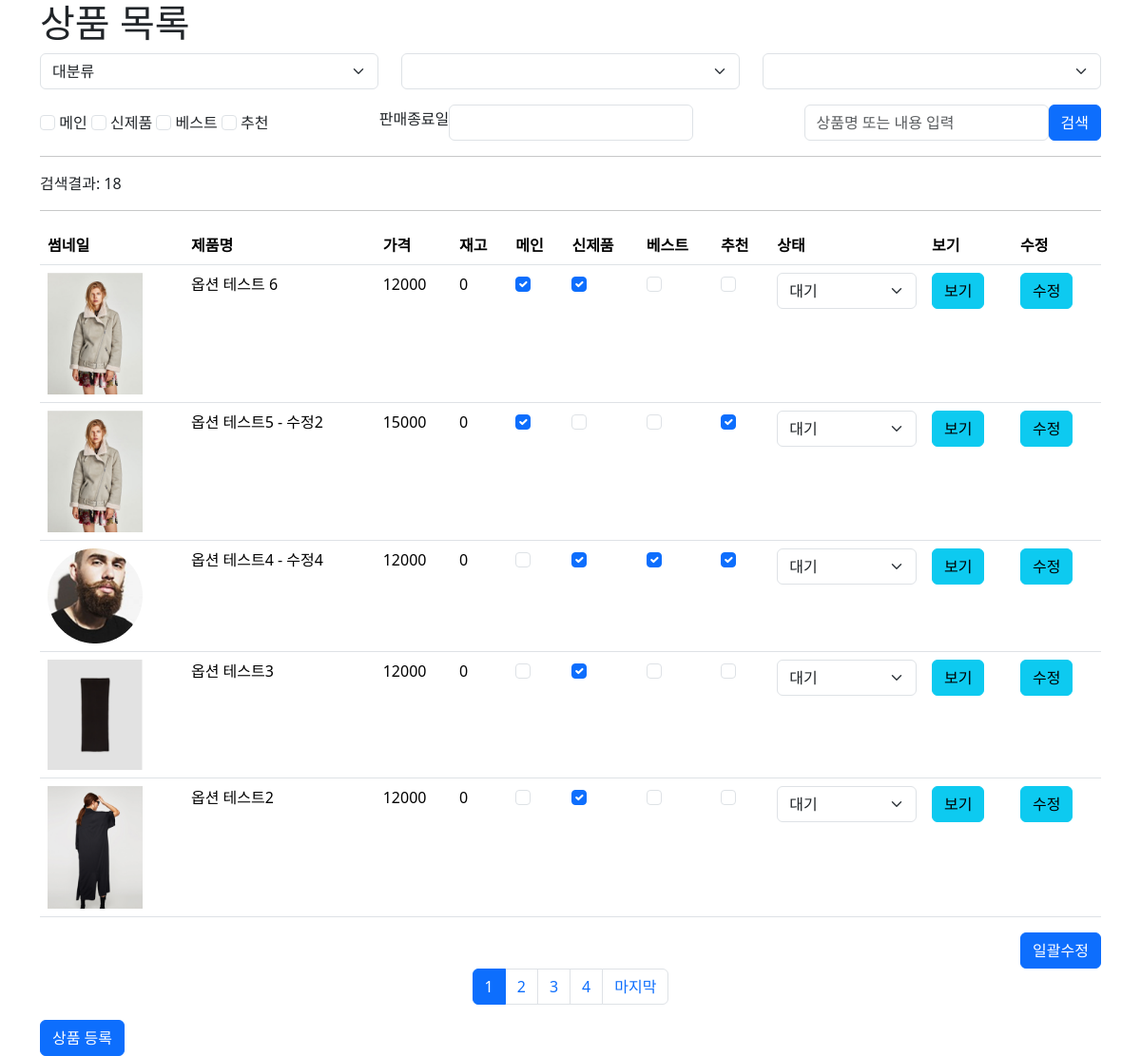
The app's page /admin/product/product_list.php (signed in), older data.
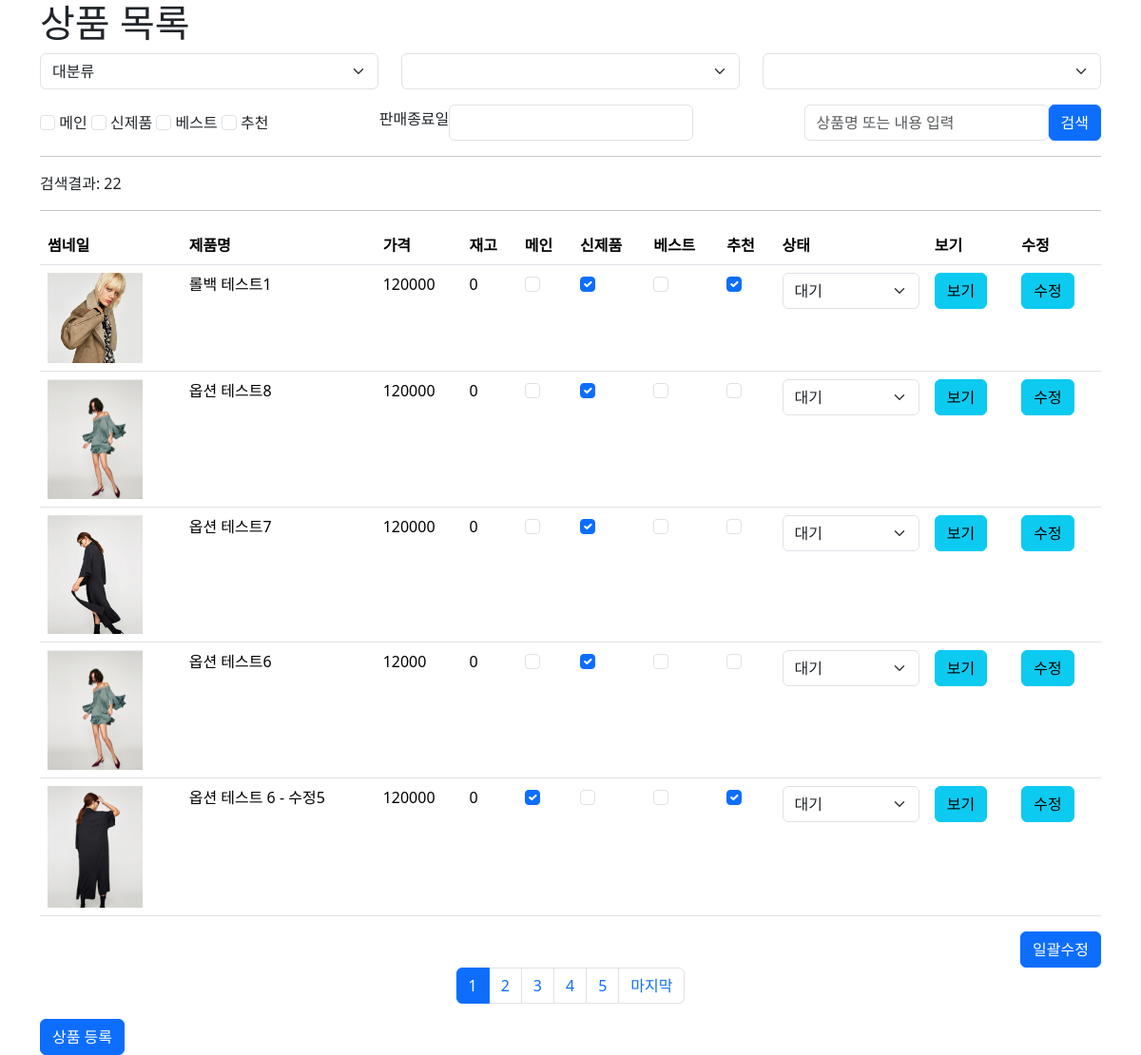
The same page, newer data.
### tables this page shows
CREATE TABLE `products` (
  `pid` int(11) NOT NULL,
  `name` varchar(100) NOT NULL,
  `cate` varchar(100) NOT NULL,
  `content` text NOT NULL,
  `thumbnail` varchar(100) NOT NULL,
  `price` double NOT NULL,
  `sale_price` double DEFAULT NULL,
  `sale_ratio` double DEFAULT NULL,
  `cnt` int(11) DEFAULT NULL,
  `sale_cnt` int(11) DEFAULT NULL,
  `ismain` tinyint(4) DEFAULT NULL,
  `isnew` tinyint(4) DEFAULT NULL,
  `isbest` tinyint(4) DEFAULT NULL,
  `isrecom` tinyint(4) DEFAULT NULL,
  `locate` tinyint(4) DEFAULT NULL,
  `userid` varchar(100) DEFAULT NULL,
  `sale_end_date` datetime DEFAULT NULL,
  `reg_date` datetime DEFAULT NULL,
  `status` tinyint(4) DEFAULT NULL,
  `delivery_fee` double DEFAULT NULL,
  `product_image` varchar(100) DEFAULT NULL
);

### admin/inc/pagination.php (called while the page is built, shortened)
<?php
$cntsql = "SELECT COUNT(*) AS cnt FROM $paginationTarget where 1=1";
$cntsql .= $search_where;
$cntresult = $mysqli->query($cntsql);
$cntrow = $cntresult->fetch_object();
$count = $cntrow -> cnt;
$pageNumber = $_GET['pageNumber'] ?? 1;
$pageCount = $_GET['pageCount'] ?? 5;
$startLimit = ($pageNumber -1)*$pageCount;
$endLimit = $pageCount ;
$block_ct = 5;
$block_num = ceil($pageNumber/$block_ct);
$block_start = (($block_num - 1) * $block_ct) + 1;
$block_end = $block_start + $block_ct - 1;
$total_page = ceil($count / $pageCount);
if($block_end > $total_page) $block_end = $total_page;

### admin/product/product_list.php (the view, shortened to what the changed rows need)
<?php
include_once $_SERVER['DOCUMENT_ROOT'] . '/pinkping/inc/header.php';
$search_where = "";
$paginationTarget = 'products';
include_once $_SERVER['DOCUMENT_ROOT'] . '/pinkping/admin/inc/pagination.php';
$sql = "SELECT * FROM products where 1=1";
$sql .= $search_where;
$order = " order by pid desc";
$sql .= $order;
$limit = " LIMIT $startLimit, $endLimit";
$sql .= $limit;
$result = $mysqli->query($sql);
while ($rs = $result->fetch_object()) {
  $rsArr[] = $rs;
}
?>
<link rel="stylesheet" href="//code.jquery.com/ui/1.13.2/themes/base/jquery-ui.css">
<div class="container">
  <h1>상품 목록</h1>
  <form action="" id="search_form">
    <div class="category row">
    </div>
    <div class="d-flex gap-3 mt-3 justify-content-between align-items-center">
    </div>
  </form>
  <hr>
  <div>
    검색결과: <?= $count;  ?>
  </div>
  <hr>
  <form action="plist_update.php">
    <table class="table">
      <thead>
        <tr>
          <th scope="col">썸네일</th>
          <th scope="col">제품명</th>
          <th scope="col">가격</th>
          <th scope="col">재고</th>
          <th scope="col">메인</th>
          <th scope="col">신제품</th>
          <th scope="col">베스트</th>
          <th scope="col">추천</th>
          <th scope="col">상태</th>
          <th scope="col">보기</th>
          <th scope="col">수정</th>
        </tr>
      </thead>
      <tbody>
        <?php
        if (isset($rsArr)) {
          foreach ($rsArr as $item) {
        ?>
            <tr>
              <th scope="row">
                <img src="<?= $item->thumbnail ?>" alt="" width="100">
              </th>
              <td><?= $item->name ?></td>
              <td><?= $item->price ?></td>
              <td><?= $item->cnt ?></td>
              <td>
                <input class="form-check-input" type="checkbox" value="1"
                  <?php
                  if($item->ismain){ echo "checked";}
                  ?>
                id="ismain[<?= $item->pid ?>]" name="ismain[<?= $item->pid ?>]">
              </td>
              <td>
                <input class="form-check-input" type="checkbox" value="1" id="isnew[<?= $item->pid ?>]" name="isnew[<?= $item->pid ?>]"
                <?php
                  if($item->isnew){ echo "checked";}
                  ?>
                >
              </td>
              <td>
                <input class="form-check-input" type="checkbox" value="1" id="isbest[<?= $item->pid ?>]" name="isbest[<?= $item->pid ?>]"
                <?php
                  if($item->isbest){ echo "checked";}
                  ?>
                >
              </td>
              <td>
                <input class="form-check-input" type="checkbox" value="1" id="isrecom[<?= $item->pid ?>]" name="isrecom[<?= $item->pid ?>]"
                <?php if($item->isrecom){ echo "checked";} ?>
                >
              </td>
              <td>
                <select class="form-select" aria-label="판매상태" name="status[<?= $item->pid ?>]" id="status[<?= $item->pid ?>]">
                  <option value="0" <?php if($item->status == 0){ echo "selected";} ?>>대기</option>
                </select>
              </td>
              <td><a href="product_view.php?pid=<?= $item->pid; ?>" class="btn btn-info">보기</a></td>
              <td><a href="product_edit.php?pid=<?= $item->pid; ?>" class="btn btn-info">수정</a></td>
            </tr>
        <?php
          }
        }
        ?>
      </tbody>
    </table>
    <div class="text-end">
    </div>
    <div class="d-flex justify-content-center">
      <ul class="pagination">
         <?php
          for($i=$block_start;$i<=$block_end;$i++){
            if($i == $pageNumber){
              echo "<li class=\"page-item active\"><a href=\"product_list.php?pageNumber=$i\" class=\"page-link\">$i</a></li>";
            }else{
              echo "<li class=\"page-item\"><a href=\"product_list.php?pageNumber=$i\" class=\"page-link\">$i</a></li>";
            }
          }
        ?>
      </ul>
    </div>
  </form>
  <a href="product_up.php" class="btn btn-primary">상품 등록</a>
</div>
<?php
include_once $_SERVER['DOCUMENT_ROOT'] . '/pinkping/inc/footer.php';
?>

Row changes from the older to the newer data that the page shows:
no longer on this page (row unchanged): products: thumbnail (picture), name "옵션 테스트5 - 수정2", price "15000", cnt "0", ismain "☑", isrecom "☑", status+pid "대기"
no longer on this page (row unchanged): products: thumbnail (picture), name "옵션 테스트4 - 수정4", price "12000", cnt "0", isnew "☑", isbest "☑", isrecom "☑", status+pid "대기"
no longer on this page (row unchanged): products: thumbnail (picture), name "옵션 테스트3", price "12000", cnt "0", isnew "☑", status+pid "대기"
no longer on this page (row unchanged): products: thumbnail (picture), name "옵션 테스트2", price "12000", cnt "0", isnew "☑", status+pid "대기"
added products: thumbnail (picture), name "롤백 테스트1", price "120000", cnt "0", isnew "☑", isrecom "☑", status+pid "대기"
added products: thumbnail (picture), name "옵션 테스트8", price "120000", cnt "0", isnew "☑", status+pid "대기"
added products: thumbnail (picture), name "옵션 테스트7", price "120000", cnt "0", isnew "☑", status+pid "대기"
added products: thumbnail (picture), name "옵션 테스트6", price "12000", cnt "0", isnew "☑", status+pid "대기"
changed products: thumbnail: a different picture; name "옵션 테스트 6" → "옵션 테스트 6 - 수정5"; price "12000" → "120000"; isnew "☑" → "☐"; isrecom "☐" → "☑"
Text that changed along with them:
$count: "18" → "22"
new list line: "5"
